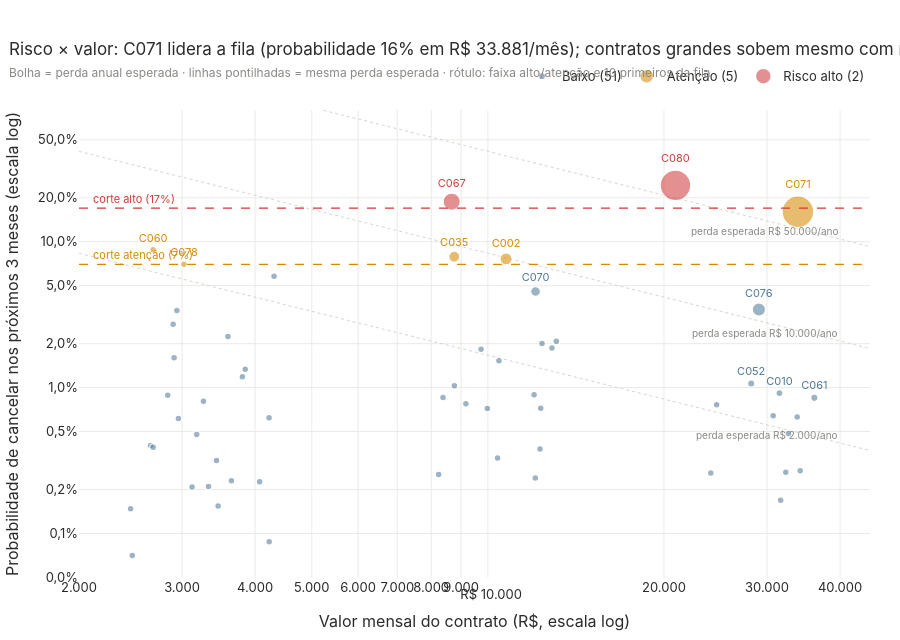

This figure's notebook cell:
### Markdown cell above
## 5. Risco × valor em jogo

### Code cell
fig = go.Figure()
vx = np.geomspace(2000, 45000, 50)
for perda in (2_000, 10_000, 50_000):
    fig.add_trace(go.Scatter(x=vx, y=perda / (12 * vx), mode="lines", line=dict(color="#d6d4ce", dash="dot", width=1),
                             hoverinfo="skip", showlegend=False))
    fig.add_annotation(x=np.log10(40000), y=np.log10(perda / (12 * 40000)), text=f"perda esperada {fmt_brl(perda)}/ano",
                       showarrow=False, font=dict(size=10, color=CINZA), yanchor="bottom", xanchor="right")
for fx in ("baixo", "atencao", "alto"):
    s = F[F.faixa_risco == fx]
    rot = s.index.where((s.faixa_risco != "baixo") | (s.prioridade <= 10), "")
    fig.add_trace(go.Scatter(x=s.valor_mensal, y=s.probabilidade, mode="markers+text", name=f"{NOME_FAIXA[fx]} ({len(s)})", text=rot,
                             textposition="top center", textfont=dict(size=11, color=COR_FAIXA[fx]),
                             marker=dict(color=rgba(COR_FAIXA[fx], 0.8), size=np.clip(np.sqrt(s.perda_anual_esperada) / 8, 7, 34),
                                         line=dict(color="white", width=1.5)),
                             customdata=np.c_[s.index, s.prioridade, s.perda_anual_esperada.map(fmt_brl), [evid_txt(c, 4) for c in s.index], s.acao_sugerida],
                             hovertemplate="<b>%{customdata[0]}</b> · prioridade %{customdata[1]}<br>R$ %{x:,.0f}/mês · probabilidade %{y:.1%}"
                                           "<br>Perda anual esperada: %{customdata[2]}<br>%{customdata[3]}<br><i>%{customdata[4]}</i><extra></extra>"))
for nome, c, cor in [("alto", CUT["alto"], CORES["Cancelou"]), ("atenção", CUT["atencao"], AMBAR)]:
    fig.add_hline(y=c, line=dict(color=cor, dash="dash", width=1.2))
    fig.add_annotation(x=np.log10(2100), y=np.log10(c), text=f"corte {nome} ({pct(c, 0)})", showarrow=False, xanchor="left", yanchor="bottom",
                       font=dict(size=11, color=cor))
fig.update_xaxes(type="log", title_text="Valor mensal do contrato (R$, escala log)", tickprefix="R$ ", tickformat=",.0f", range=[np.log10(2000), np.log10(45000)])
fig.update_yaxes(type="log", title_text="Probabilidade de cancelar nos próximos 3 meses (escala log)", tickformat=".1%",
                 range=[np.log10(max(F.probabilidade.min() * 0.7, 1e-4)), np.log10(0.8)])
fig.update_layout(height=640, legend=dict(y=1.04),
                  title=f"Risco × valor: {F.index[0]} lidera a fila (probabilidade {pct(F.probabilidade.iloc[0], 0)} em "
                        f"{fmt_brl(F.valor_mensal.iloc[0])}/mês); contratos grandes sobem mesmo com risco menor"
                        + sub("Bolha = perda anual esperada · linhas pontilhadas = mesma perda esperada · rótulo: faixa alto/atenção e 10 primeiros da fila"))
fig.show()

### Figure 1 — Plotly figure (JSON) as saved in the notebook; plotly's stock layout.template omitted (floating-point values rounded to 4 significant figures; data arrays with more than 128 entries replaced by an {"elided": "..."} marker saying what was removed)
{"data": [{"hoverinfo": "skip", "line": {"color": "#d6d4ce", "dash": "dot", "width": 1}, "mode": "lines", "showlegend": false, "type": "scatter", "x": [2000.0, 2131.0, 2271.0, 2420.0, 2579.0, 2748.0, 2928.0, 3120.0, 3325.0, 3543.0, 3776.0, 4023.0, 4287.0, 4568.0, 4868.0, 5188.0, 5528.0, 5891.0, 6277.0, 6689.0, 7128.0, 7595.0, 8093.0, 8624.0, 9190.0, 9793.0, 10440.0, 11120.0, 11850.0, 12630.0, 13460.0, 14340.0, 15280.0, 16280.0, 17350.0, 18490.0, 19700.0, 20990.0, 22370.0, 23840.0, 25400.0, 27070.0, 28840.0, 30740.0, 32750.0, 34900.0, 37190.0, 39630.0, 42230.0, 45000.0], "y": [0.08333, 0.0782, 0.07339, 0.06887, 0.06463, 0.06065, 0.05692, 0.05341, 0.05012, 0.04704, 0.04414, 0.04143, 0.03888, 0.03648, 0.03424, 0.03213, 0.03015, 0.02829, 0.02655, 0.02492, 0.02338, 0.02194, 0.02059, 0.01933, 0.01814, 0.01702, 0.01597, 0.01499, 0.01407, 0.0132, 0.01239, 0.01162, 0.01091, 0.01024, 0.009607, 0.009015, 0.00846, 0.007939, 0.007451, 0.006992, 0.006561, 0.006157, 0.005778, 0.005423, 0.005089, 0.004775, 0.004481, 0.004206, 0.003947, 0.003704]}, {"hoverinfo": "skip", "line": {"color": "#d6d4ce", "dash": "dot", "width": 1}, "mode": "lines", "showlegend": false, "type": "scatter", "x": [2000.0, 2131.0, 2271.0, 2420.0, 2579.0, 2748.0, 2928.0, 3120.0, 3325.0, 3543.0, 3776.0, 4023.0, 4287.0, 4568.0, 4868.0, 5188.0, 5528.0, 5891.0, 6277.0, 6689.0, 7128.0, 7595.0, 8093.0, 8624.0, 9190.0, 9793.0, 10440.0, 11120.0, 11850.0, 12630.0, 13460.0, 14340.0, 15280.0, 16280.0, 17350.0, 18490.0, 19700.0, 20990.0, 22370.0, 23840.0, 25400.0, 27070.0, 28840.0, 30740.0, 32750.0, 34900.0, 37190.0, 39630.0, 42230.0, 45000.0], "y": [0.4167, 0.391, 0.3669, 0.3444, 0.3232, 0.3033, 0.2846, 0.2671, 0.2506, 0.2352, 0.2207, 0.2071, 0.1944, 0.1824, 0.1712, 0.1606, 0.1508, 0.1415, 0.1328, 0.1246, 0.1169, 0.1097, 0.103, 0.09663, 0.09068, 0.08509, 0.07986, 0.07494, 0.07033, 0.066, 0.06193, 0.05812, 0.05454, 0.05118, 0.04803, 0.04508, 0.0423, 0.0397, 0.03725, 0.03496, 0.03281, 0.03079, 0.02889, 0.02711, 0.02544, 0.02388, 0.02241, 0.02103, 0.01973, 0.01852]}, {"hoverinfo": "skip", "line": {"color": "#d6d4ce", "dash": "dot", "width": 1}, "mode": "lines", "showlegend": false, "type": "scatter", "x": [2000.0, 2131.0, 2271.0, 2420.0, 2579.0, 2748.0, 2928.0, 3120.0, 3325.0, 3543.0, 3776.0, 4023.0, 4287.0, 4568.0, 4868.0, 5188.0, 5528.0, 5891.0, 6277.0, 6689.0, 7128.0, 7595.0, 8093.0, 8624.0, 9190.0, 9793.0, 10440.0, 11120.0, 11850.0, 12630.0, 13460.0, 14340.0, 15280.0, 16280.0, 17350.0, 18490.0, 19700.0, 20990.0, 22370.0, 23840.0, 25400.0, 27070.0, 28840.0, 30740.0, 32750.0, 34900.0, 37190.0, 39630.0, 42230.0, 45000.0], "y": [2.083, 1.955, 1.835, 1.722, 1.616, 1.516, 1.423, 1.335, 1.253, 1.176, 1.104, 1.036, 0.9719, 0.912, 0.8559, 0.8032, 0.7538, 0.7073, 0.6638, 0.6229, 0.5846, 0.5486, 0.5148, 0.4831, 0.4534, 0.4255, 0.3993, 0.3747, 0.3516, 0.33, 0.3097, 0.2906, 0.2727, 0.2559, 0.2402, 0.2254, 0.2115, 0.1985, 0.1863, 0.1748, 0.164, 0.1539, 0.1445, 0.1356, 0.1272, 0.1194, 0.112, 0.1051, 0.09867, 0.09259]}, {"customdata": {"elided": "51x5 mixed values"}, "hovertemplate": "<b>%{customdata[0]}</b> · prioridade %{customdata[1]}<br>R$ %{x:,.0f}/mês · probabilidade %{y:.1%}<br>Perda anual esperada: %{customdata[2]}<br>%{customdata[3]}<br><i>%{customdata[4]}</i><extra></extra>", "marker": {"color": "rgba(78,120,150,0.8)", "line": {"color": "white", "width": 1.5}, "size": [13.67, 10.15, 7.593, 7.514, 7.359, 7.14, 7.0, 7.0, 7.0, 7.0, 7.0, 7.0, 7.0, 7.0, 7.0, 7.0, 7.0, 7.0, 7.0, 7.0, 7.0, 7.0, 7.0, 7.0, 7.0, 7.0, 7.0, 7.0, 7.0, 7.0, 7.0, 7.0, 7.0, 7.0, 7.0, 7.0, 7.0, 7.0, 7.0, 7.0, 7.0, 7.0, 7.0, 7.0, 7.0, 7.0, 7.0, 7.0, 7.0, 7.0, 7.0]}, "mode": "markers+text", "name": "Baixo (51)", "text": ["C076", "C070", "C061", "C052", "C010", "", "", "", "", "", "", "", "", "", "", "", "", "", "", "", "", "", "", "", "", "", "", "", "", "", "", "", "", "", "", "", "", "", "", "", "", "", "", "", "", "", "", "", "", "", ""], "textfont": {"color": "#4e7896", "size": 11}, "textposition": "top center", "type": "scatter", "x": [29057, 12064, 36148, 28195, 31510, 13092, 4310, 12375, 12868, 33786, 30742, 24603, 9736, 10445, 32645, 11994, 2940, 34194, 8765, 12312, 32299, 3594, 2897, 9978, 8381, 9171, 24045, 31660, 3848, 12277, 2908, 3805, 10388, 12052, 3264, 4226, 2836, 8238, 2958, 3179, 3436, 2650, 2678, 4072, 3644, 3330, 3121, 3458, 4228, 2450, 2467], "y": [0.03429, 0.04556, 0.008507, 0.01068, 0.009166, 0.02077, 0.05799, 0.02005, 0.01866, 0.006293, 0.006405, 0.007621, 0.01832, 0.01528, 0.00485, 0.008918, 0.03383, 0.002696, 0.01029, 0.00723, 0.00263, 0.02243, 0.02713, 0.007179, 0.008542, 0.007748, 0.002599, 0.001686, 0.01337, 0.00379, 0.01599, 0.01189, 0.00329, 0.002403, 0.00806, 0.006219, 0.008874, 0.002533, 0.006147, 0.004764, 0.003167, 0.004007, 0.003893, 0.002266, 0.002295, 0.0021, 0.002084, 0.001541, 0.0008787, 0.001475, 0.000707]}, {"customdata": [["C071", 1, "R$ 65.191", "• Reclamações formais alto: Reclamações formais 3 no último mês (limite ≥ 1)<br>• Tempo médio de resolução (h) alto: Tempo médio de resolução (h) 40,2 no último mês (limite ≥ 28)<br>• Uso da plataforma (%) em queda: Uso da plataforma (%) em queda de 2,93 por mês nos últimos 6 meses (limite ≤ −2/mês)<br>• Nota NPS baixo: Nota NPS: 6,5 em média nos registros dos últimos 6 meses (limite ≤ 6,5)", "Contato do gestor da conta para tratar as reclamações formais"], ["C002", 5, "R$ 9.831", "• Nota NPS baixo: Nota NPS: 3 em média nos registros dos últimos 6 meses (limite ≤ 6,5)<br>• Nota NPS baixo: Nota NPS 3 no último registro (jun/2026) (limite ≤ 5)<br>• Nota NPS caiu: Nota NPS caiu 2,5 vs a média anterior do cliente (5,5 → 3); limite: queda de 1,5<br>• Reclamações formais alto: Reclamações formais 1 no último mês (limite ≥ 1)", "Entrevista de escuta sobre a experiência (NPS)"], ["C035", 6, "R$ 8.289", "• Reclamações formais alto: Reclamações formais 4 no último mês (limite ≥ 1)<br>• SLA cumprido (%) em queda: SLA cumprido (%) em queda de 3,63 por mês nos últimos 6 meses (limite ≤ −3/mês)<br>• Uso da plataforma (%) em queda: Uso da plataforma (%) em queda de 2,68 por mês nos últimos 6 meses (limite ≤ −2/mês)", "Contato do gestor da conta para tratar as reclamações formais"], ["C060", 15, "R$ 2.827", "• Tempo médio de resolução (h) alto: Tempo médio de resolução (h) 32,1 no último mês (limite ≥ 28)<br>• Uso da plataforma (%) baixo: Uso da plataforma (%): 65,9 em média nos últimos 3 meses (limite ≤ 76)<br>• Uso da plataforma (%) em queda: Uso da plataforma (%) em queda de 4,49 por mês nos últimos 6 meses (limite ≤ −2/mês)<br>• Reclamações formais alto: Reclamações formais 1 no último mês (limite ≥ 1)", "Montar plano técnico de estabilização (tempo de resolução, SLA e chamados críticos)"], ["C078", 17, "R$ 2.540", "• Nota NPS caiu: Nota NPS caiu 3,7 vs a média anterior do cliente (8,7 → 5); limite: queda de 1,5<br>• Nota NPS baixo: Nota NPS: 5 em média nos registros dos últimos 6 meses (limite ≤ 6,5)<br>• Tempo médio de resolução (h) alto: Tempo médio de resolução (h) 29,1 no último mês (limite ≥ 28)<br>• Nota NPS baixo: Nota NPS 5 no último registro (jun/2026) (limite ≤ 5)", "Entrevista de escuta sobre a experiência (NPS)"]], "hovertemplate": "<b>%{customdata[0]}</b> · prioridade %{customdata[1]}<br>R$ %{x:,.0f}/mês · probabilidade %{y:.1%}<br>Perda anual esperada: %{customdata[2]}<br>%{customdata[3]}<br><i>%{customdata[4]}</i><extra></extra>", "marker": {"color": "rgba(214,138,0,0.8)", "line": {"color": "white", "width": 1.5}, "size": [31.92, 12.39, 11.38, 7.0, 7.0]}, "mode": "markers+text", "name": "Atenção (5)", "text": ["C071", "C002", "C035", "C060", "C078"], "textfont": {"color": "#d68a00", "size": 11}, "textposition": "top center", "type": "scatter", "x": [33881, 10742, 8760, 2677, 3023], "y": [0.1603, 0.07627, 0.07886, 0.088, 0.07002]}, {"customdata": [["C080", 2, "R$ 61.151", "• Nota NPS baixo: Nota NPS: 3 em média nos registros dos últimos 6 meses (limite ≤ 6,5)<br>• Nota NPS caiu: Nota NPS caiu 4,3 vs a média anterior do cliente (7,3 → 3); limite: queda de 1,5<br>• Nota NPS baixo: Nota NPS 3 no último registro (mar/2026) (limite ≤ 5)<br>• Uso da plataforma (%) baixo: Uso da plataforma (%): 69,5 em média nos últimos 3 meses (limite ≤ 76)", "Entrevista de escuta sobre a experiência (NPS)"], ["C067", 3, "R$ 19.582", "• Nota NPS baixo: Nota NPS: 3 em média nos registros dos últimos 6 meses (limite ≤ 6,5)<br>• Nota NPS baixo: Nota NPS 2 no último registro (jun/2026) (limite ≤ 5)<br>• SLA cumprido (%) em queda: SLA cumprido (%) em queda de 9,23 por mês nos últimos 6 meses (limite ≤ −3/mês)<br>• Nota NPS caiu: Nota NPS caiu 3 vs a média anterior do cliente (5 → 2); limite: queda de 1,5", "Entrevista de escuta sobre a experiência (NPS)"]], "hovertemplate": "<b>%{customdata[0]}</b> · prioridade %{customdata[1]}<br>R$ %{x:,.0f}/mês · probabilidade %{y:.1%}<br>Perda anual esperada: %{customdata[2]}<br>%{customdata[3]}<br><i>%{customdata[4]}</i><extra></extra>", "marker": {"color": "rgba(208,59,59,0.8)", "line": {"color": "white", "width": 1.5}, "size": [30.91, 17.49]}, "mode": "markers+text", "name": "Risco alto (2)", "text": ["C080", "C067"], "textfont": {"color": "#d03b3b", "size": 11}, "textposition": "top center", "type": "scatter", "x": [20924, 8672], "y": [0.2435, 0.1882]}], "layout": {"annotations": [{"font": {"color": "#8a8984", "size": 10}, "showarrow": false, "text": "perda esperada R$ 2.000/ano", "x": 4.602, "xanchor": "right", "y": -2.38, "yanchor": "bottom"}, {"font": {"color": "#8a8984", "size": 10}, "showarrow": false, "text": "perda esperada R$ 10.000/ano", "x": 4.602, "xanchor": "right", "y": -1.681, "yanchor": "bottom"}, {"font": {"color": "#8a8984", "size": 10}, "showarrow": false, "text": "perda esperada R$ 50.000/ano", "x": 4.602, "xanchor": "right", "y": -0.9823, "yanchor": "bottom"}, {"font": {"color": "#d03b3b", "size": 11}, "showarrow": false, "text": "corte alto (17%)", "x": 3.322, "xanchor": "left", "y": -0.7696, "yanchor": "bottom"}, {"font": {"color": "#d68a00", "size": 11}, "showarrow": false, "text": "corte atenção (7%)", "x": 3.322, "xanchor": "left", "y": -1.155, "yanchor": "bottom"}], "height": 640, "legend": {"y": 1.04}, "shapes": [{"line": {"color": "#d03b3b", "dash": "dash", "width": 1.2}, "type": "line", "x0": 0, "x1": 1, "xref": "x domain", "y0": 0.17, "y1": 0.17, "yref": "y"}, {"line": {"color": "#d68a00", "dash": "dash", "width": 1.2}, "type": "line", "x0": 0, "x1": 1, "xref": "x domain", "y0": 0.07, "y1": 0.07, "yref": "y"}], "title": {"text": "Risco × valor: C071 lidera a fila (probabilidade 16% em R$ 33.881/mês); contratos grandes sobem mesmo com risco menor<br><span style='font-size:12px;color:#8a8984'>Bolha = perda anual esperada · linhas pontilhadas = mesma perda esperada · rótulo: faixa alto/atenção e 10 primeiros da fila</span>"}, "xaxis": {"range": [3.301, 4.653], "tickformat": ",.0f", "tickprefix": "R$ ", "title": {"text": "Valor mensal do contrato (R$, escala log)"}, "type": "log"}, "yaxis": {"range": [-3.305, -0.09691], "tickformat": ".1%", "title": {"text": "Probabilidade de cancelar nos próximos 3 meses (escala log)"}, "type": "log"}}}
